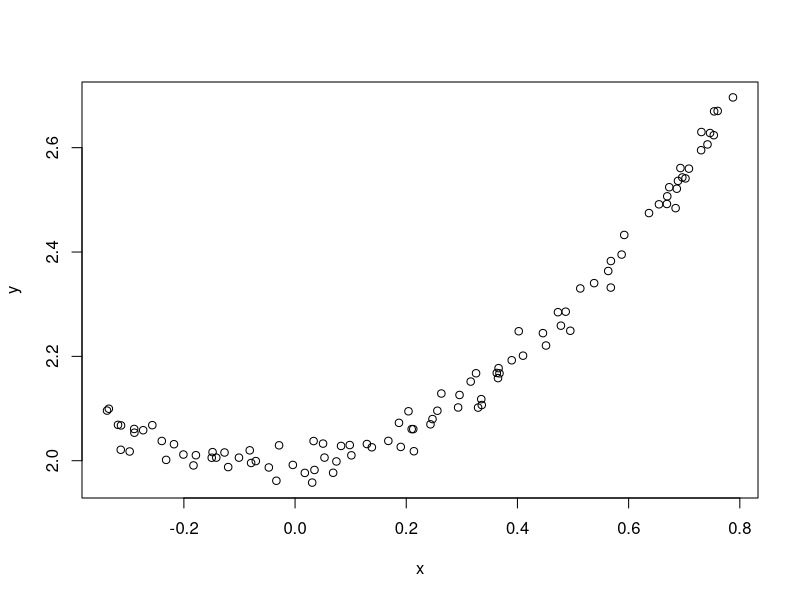

The R source for this figure:


x = runif(100, -0.35, 0.8)
y = 2 + 0.1*x + 1*x^2 + rnorm(100, sd=0.02)
plot(x , y)
df = data.frame(y=y, x=x)
write.csv(df, file='data.csv')
